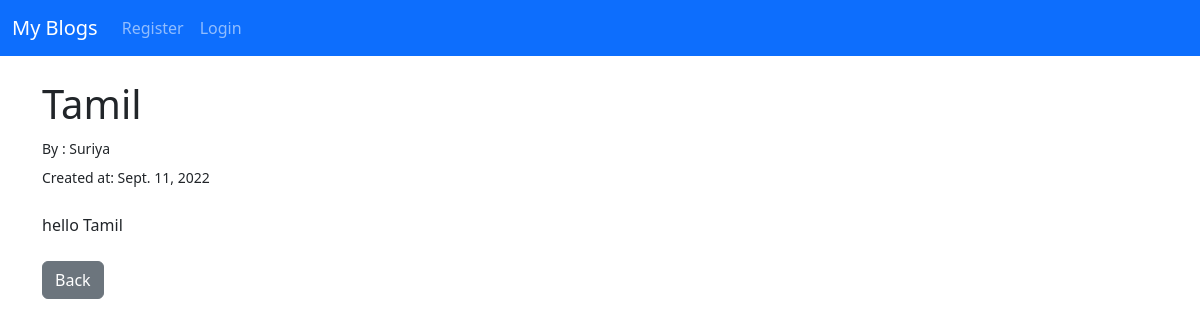
The page /article/4 on the database as committed earlier.
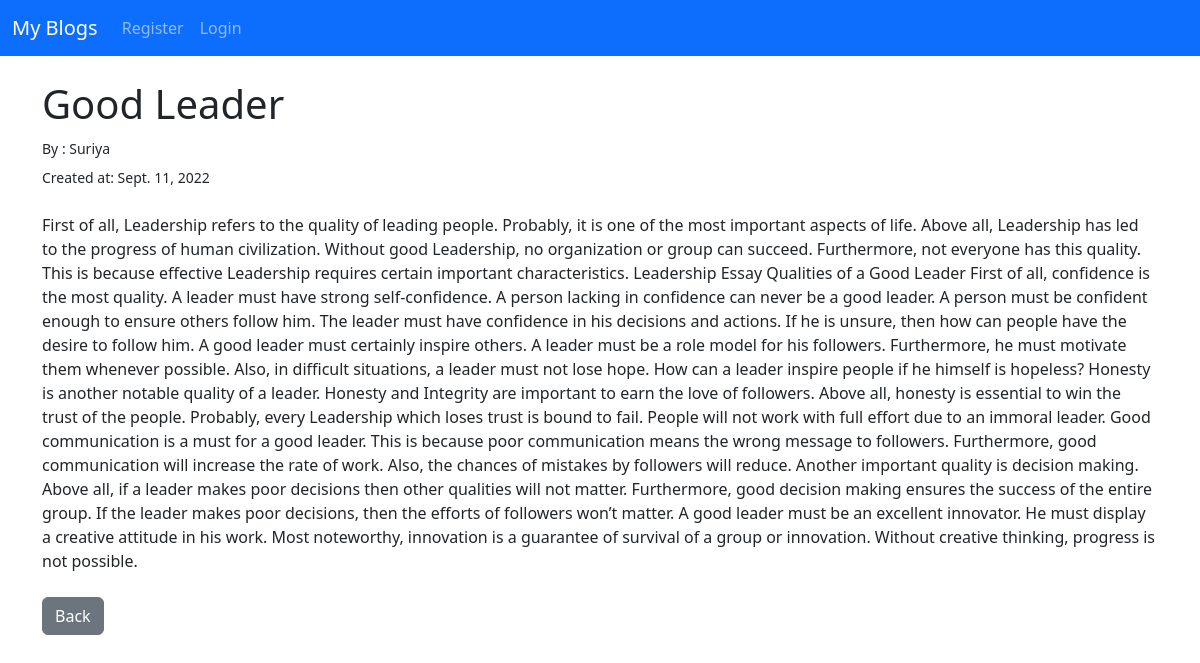
The same page on the database as committed later.
### user/models.py (models this page shows, shortened)
class Post(models.Model):
    title=models.CharField(max_length=255)
    titleTag=models.CharField(max_length=255)
    author=models.ForeignKey(User,on_delete=models.CASCADE)
    category=models.TextField()
    body=models.TextField()
    post_date=models.DateField(auto_now_add=True)

### user/views.py (the view)
# urls.py: path('article/<int:pk>',ArticleView.as_view(),name='article'),
class ArticleView(DetailView):
    model =Post
    template_name='article.html'

### user/templates/article.html (shortened to what this page needs)
{% extends 'base.html'%}
{% block content%}
	<div>
		<h1>{{post.title}}</h1>
	<small>By : {{post.author}}</small><br>
	<div style="padding-top: 5px;">
		<small>Created at: {{post.post_date}}</small>
	</div>
	<br>
	{{post.body |safe}}
	<br><br>
	<a class="btn btn-secondary" href="{% url 'home' %}">Back</a>
	</div>
{% endblock %}

Rows that differ between the two databases and show on the page:
changed Post "Suriya": title "Tamil" → "Good Leader"; body "hello Tamil" → "First of all, Leadership refers to the quality of leading people. Probably, it is one of the most important aspects of life. Above all, Leadership has led to the progress of human civilization. Without good Leadership, no organization or group can succeed. Furthermore, not everyone has this quality. This is because effective Leadership requires certain important characteristics. Leadership Essay Qualities of a Good Leader First of all, confidence is the most quality. A leader must have strong self-confidence. A person lacking in confidence can never be a good leader. A person must be confident enough to ensure others follow him. The leader must have confidence in his decisions and actions.…"
